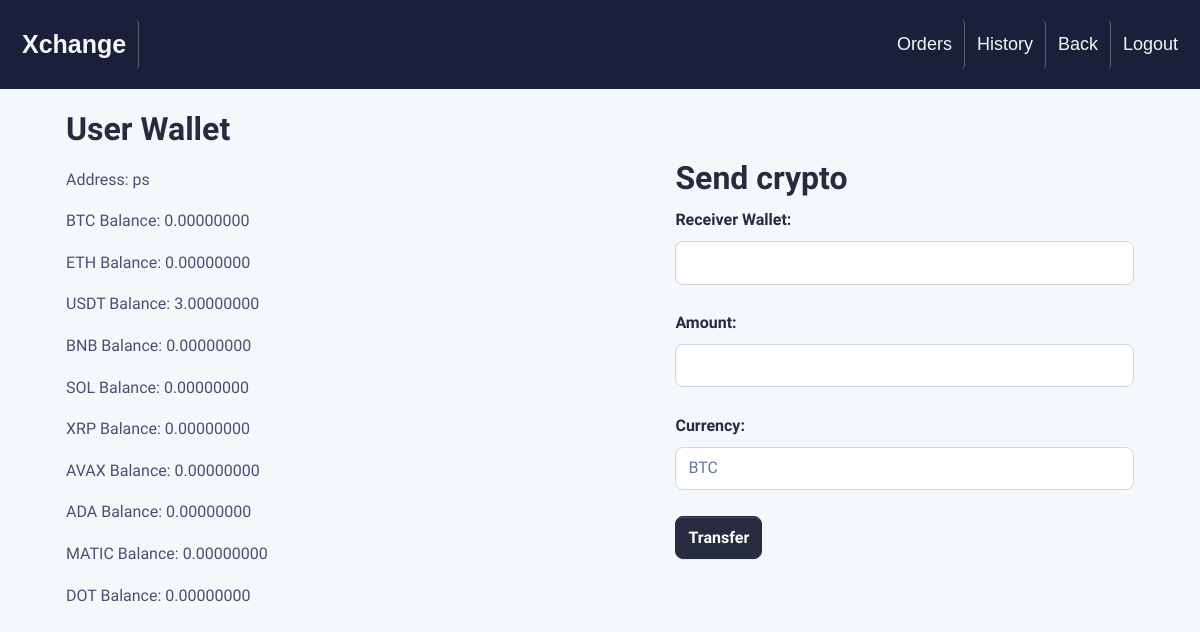
Screenshot of /wallet/ (signed in) with the database file from the repository.
### wallet/models.py (models this page shows)
class Wallet(models.Model):
    address = models.CharField(max_length=255)
    btc = models.DecimalField(max_digits=18, decimal_places=8, default=0)
    eth = models.DecimalField(max_digits=18, decimal_places=8, default=0)
    usdt = models.DecimalField(max_digits=18, decimal_places=8, default=0)
    bnb = models.DecimalField(max_digits=18, decimal_places=8, default=0)
    sol = models.DecimalField(max_digits=18, decimal_places=8, default=0)
    xrp = models.DecimalField(max_digits=18, decimal_places=8, default=0)
    avax = models.DecimalField(max_digits=18, decimal_places=8, default=0)
    ada = models.DecimalField(max_digits=18, decimal_places=8, default=0)
    matic = models.DecimalField(max_digits=18, decimal_places=8, default=0)
    dot = models.DecimalField(max_digits=18, decimal_places=8, default=0)

### wallet/views.py (the view, shortened to what this page needs)
# urls.py: path('', include('wallet.urls')),
@login_required
def wallet(request):
    user = request.user
    sender_wallet_id = user.username
    wallets = Wallet.objects.get(address=sender_wallet_id)
    return render(request, 'wallet.html', {'wallets': wallets})

### templates/wallet.html (shortened to what this page needs)
<!DOCTYPE html>
<html lang="en">
{% load static %}
{% load socialaccount %}
<head>
</head>
<link rel="stylesheet" href="{% static 'сss/main.css' %}">
<body>
    <div class="background-container">
            <header>
                <div class="header">
                    <a href="/" class="logo">Xchange</a>
                    <div class="header-right">
                        {% if user.is_authenticated %}
                            <a href="/create_order">Orders</a>
                            <a href="/wallet_history">History</a>
                            <a href="/">Back</a>
                            <a href="{% url 'logout_view' %}">Logout</a>
                        {% else %}
                            <a href="{% provider_login_url 'google'%}?next=/">Login/Register with Google</a>
                        {% endif %}
                    </div>
                </div>
            </header>
            <form method="post">
            <div class="container">
                <div class="left-block">
                    <h2>User Wallet</h2>
                    <p>
                    <p>Address: {{ wallets.address }}</p>
                    <p>BTC Balance: {{ wallets.btc }}</p>
                    <p>ETH Balance: {{ wallets.eth }}</p>
                    <p>USDT Balance: {{ wallets.usdt }}</p>
                    <p>BNB Balance: {{ wallets.bnb }}</p>
                    <p>SOL Balance: {{ wallets.sol }}</p>
                    <p>XRP Balance: {{ wallets.xrp }}</p>
                    <p>AVAX Balance: {{ wallets.avax }}</p>
                    <p>ADA Balance: {{ wallets.ada }}</p>
                    <p>MATIC Balance: {{ wallets.matic }}</p>
                    <p>DOT Balance: {{ wallets.dot }}</p>
                </div>
                <div class="right-block">
                    <h2>Send crypto<h2>
                        <p>
                            <label for="receiver_wallet_id">Receiver Wallet:</label>
                            <input class="form-control" type="text" name="receiver_wallet_id" id="receiver_wallet_id"><br>
                            <label for="amount">Amount:</label>
                            <input class="form-control" type="text" name="amount" id="amount"><br>
                            <label for="currency">Currency:</label>
                                <select name="currency" class="form-control" id="currency">
                                    <option value="BTC">BTC</option>
                                </select><br>
                                <input type="submit" class="btn btn-primary" value="Transfer">
                </div>
<body>

### templates/wallet.html (style rules this page uses)
body { margin: 0; padding: 0; overflow: hidden; }
.background-container { background-size: cover; background-position: center; background-repeat: no-repeat; height: 100vh; overflow-y: auto; }
.header { font-family: 'Montserrat', sans-serif; overflow: hidden; background-color: #1a2039; padding: 20px 10px; }
.header a { float: left; color: #f6f6f7; text-align: center; padding: 12px; text-decoration: none; font-size: 18px; line-height: 25px; border-radius: 4px; transition: background-color 0.3s, color 0.3s; }
.header a:not(:last-child) { border-right: 1px solid #57606f; }
.header a.logo { font-size: 25px; font-weight: bold; }
.header-right { float: right; }
.container { display: flex; justify-content: space-between; align-items: center; }
.left-block, .right-block { width: 45%; }
.left-block { padding: 20px; }
.right-block { padding: 20px; }

### rows the page displays
Wallet: address "ps", btc "0.00000000", eth "0.00000000", usdt "3.00000000", bnb "0.00000000", sol "0.00000000", xrp "0.00000000", avax "0.00000000", ada "0.00000000", matic "0.00000000", dot "0.00000000"
